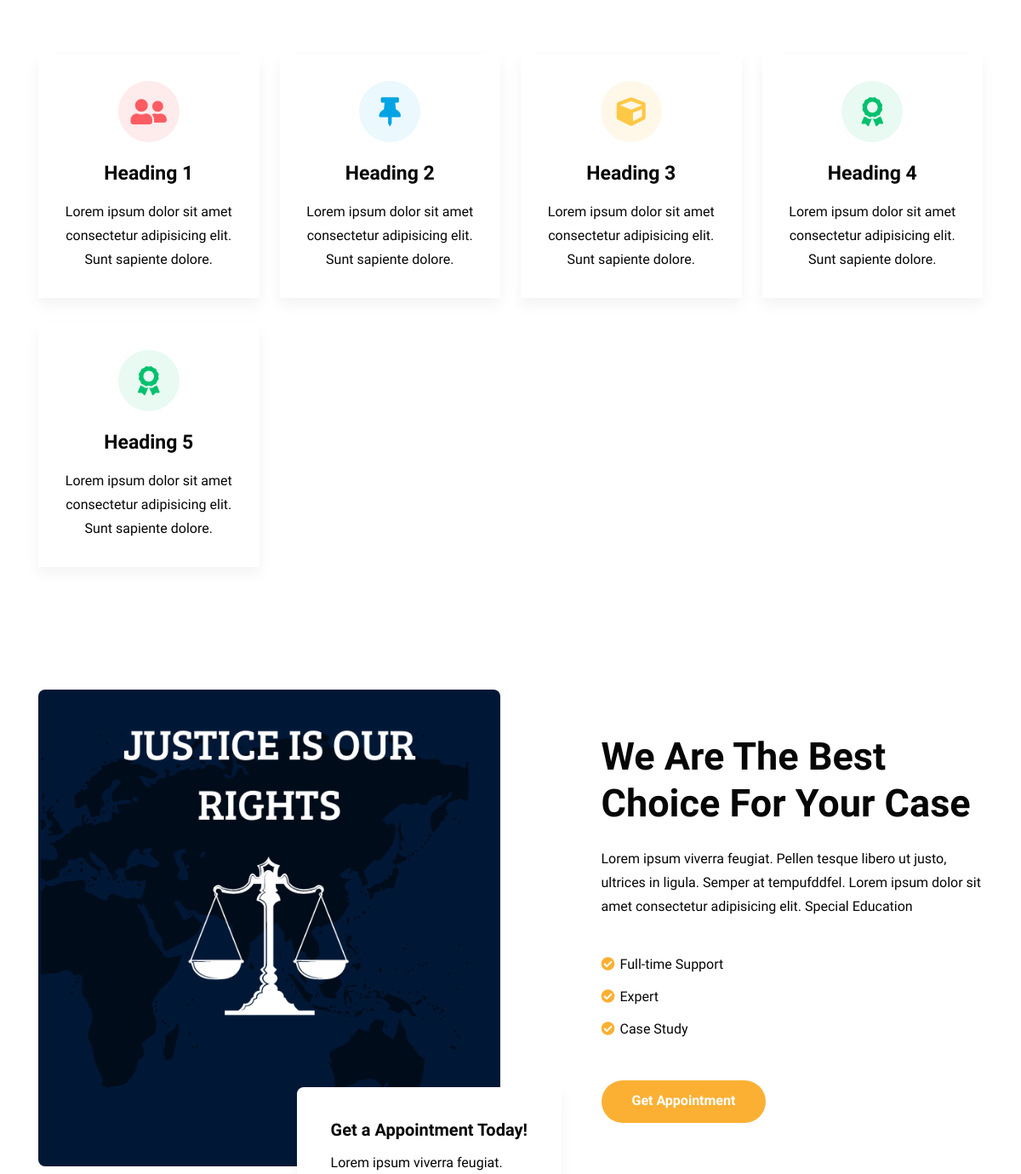
Before: / (middle part) with the older database file.
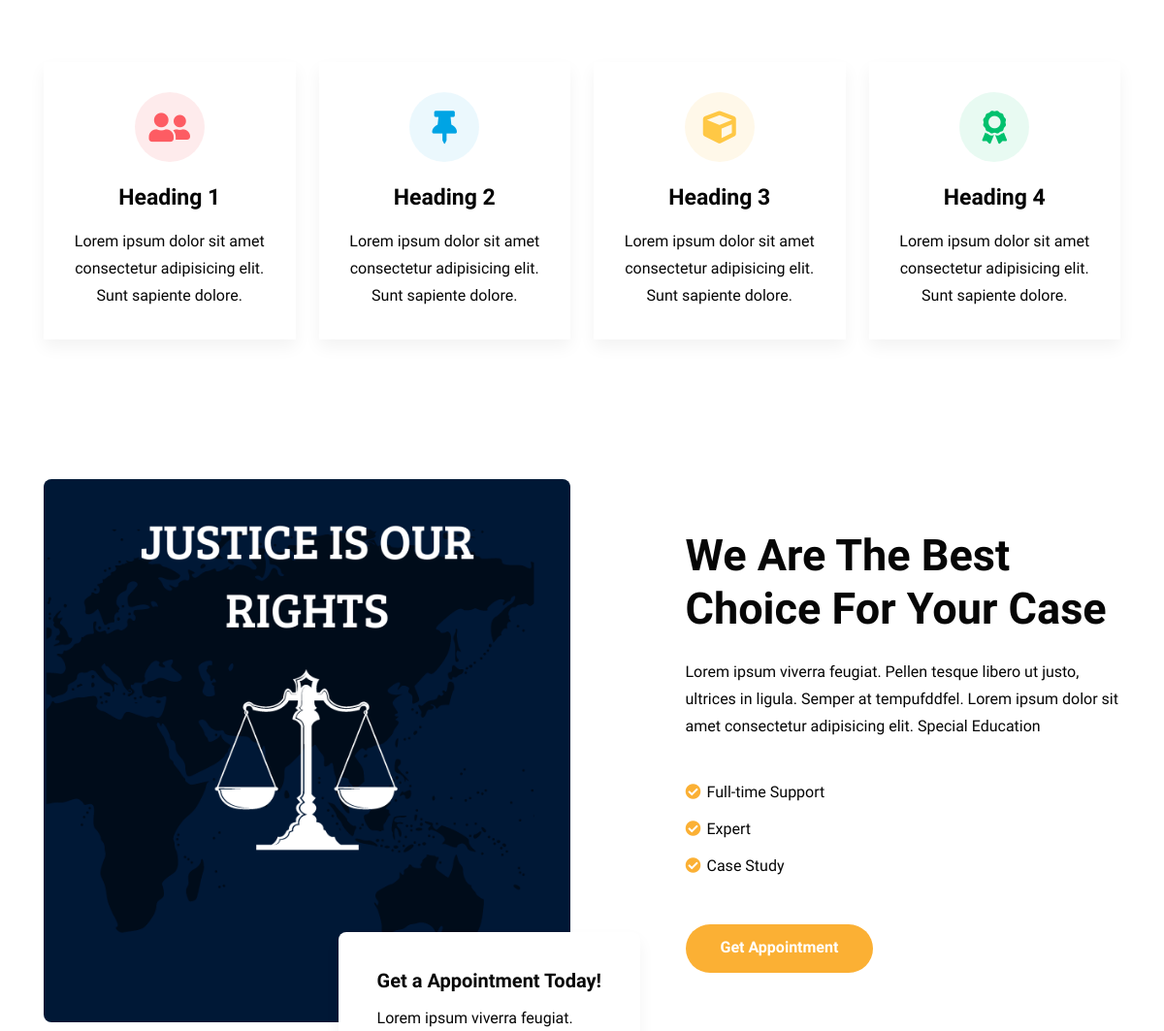
After: the same page with the newer database file.
### portfolio/models.py (models this page shows, shortened)
class Choose(models.Model):
    class Meta:
        verbose_name_plural = 'Choose Us'
        verbose_name = 'Choose Us'
    heading = models.CharField(max_length=50, blank=True, null=True, verbose_name='Write a Heading')
    description = models.CharField(max_length=200, blank=True, null=True, verbose_name='Write a Description')
    class_name = models.CharField(max_length=50, blank=True, null=True, default="icon-box-clr-1", verbose_name='Write a Class Name for Change Card Color')
    class_name_icon = models.CharField(max_length=50, blank=True, null=True, default="fas fa-user-friends", verbose_name='Write a Class Name for Change Icon')
    is_active = models.BooleanField(default=True)

class Appointment(models.Model):
    class Meta:
        verbose_name_plural = 'Appointments'
        verbose_name = 'Appointment'
    image = models.ImageField(blank=True, null=True, upload_to="appointment_images", verbose_name='Upload an Image for Appointment Section')
    heading_one = models.CharField(max_length=50, blank=True, null=True, default="Get a Appointment Today!", verbose_name='Write a Heading For First Card')
    description_one = models.CharField(max_length=200, blank=True, null=True, verbose_name='Write a Description For First Card')
    heading_two = models.CharField(max_length=50, blank=True, null=True, default="We Are The Best Choice For Your Case", verbose_name='Write a Heading For Second Card')
    description_two = models.CharField(max_length=200, blank=True, null=True, verbose_name='Write a Description For Second Card')
    number = models.IntegerField(default=0, verbose_name='Enter Number For Appointment')
    check_point_one = models.CharField(max_length=50, blank=True, null=True, verbose_name='Write a First Check Point')
    check_point_two = models.CharField(max_length=50, blank=True, null=True, verbose_name='Write a Second Check Point')
    check_point_three = models.CharField(max_length=50, blank=True, null=True, verbose_name='Write a Third Check Point')
    btn_text = models.CharField(max_length=15, blank=True, null=True, default="Get Appointment", verbose_name='Write a Button Text')
    is_active = models.BooleanField(default=True)
    @property
    def imageURL(self):
        try:
            url = self.image.url
        except:
            url = ''
        return url

### portfolio/views.py (the view)
# urls.py: path('', views.home, name='home'),
def home(request):
    profile = UserProfile.objects.filter(is_active=True)
    statistics = Statistic.objects.filter(is_active=True)
    choose = Choose.objects.filter(is_active=True)
    appointment = Appointment.objects.filter(is_active=True)
    testimonial = Testimonial.objects.filter(is_active=True)
    blog = Blog.objects.filter(is_active=True)
    context = {'profile': profile, 'statistics': statistics, 'choose': choose, 'appointment': appointment, 'testimonial': testimonial, 'blog': blog}
    return render(request, 'portfolio/home.html', context)

### portfolio/models.py (called while the page is built)
    @property
    def imageURL(self):
        try:
            url = self.image.url
        except:
            url = ''
        return url

    @property
    def imageURL(self):
        try:
            url = self.image.url
        except:
            url = ''
        return url

    @property
    def admin_imageURL(self):
        try:
            url = self.admin_image.url
        except:
            url = ''
        return url

### portfolio/templates/portfolio/home.html (shortened to what this page needs)
{% extends "portfolio/base.html" %}
{% load static %}
{% block content %}
<section class="services-w3l-block py-5" id="features">
    <div class="container py-md-5 py-4">
        <div class="row">
            {% for c in choose %}
            <div class="col-md-6 col-lg-3 d-flex align-items-stretch">
                <div class="icon-box {{ c.class_name }}">
                    <div class="icon"><i class="{{ c.class_name_icon }}"></i>
                    </div>
                    <h4 class="title"><a href="#about">{{ c.heading }}</a>
                    </h4>
                    <p>{{ c.description }}</p>
                </div>
            </div>
            {% endfor %}
        </div>
    </div>
</section>
<section class="w3l-servicesblock pt-lg-5 pt-4 pb-5 mb-lg-5" id="about">
    <div class="container pb-md-5 pb-4">
        <div class="row pb-xl-5 align-items-center">
            {% for a in appointment %}
            <div
                class="col-lg-6 position-relative home-block-3-left pb-lg-0 pb-5">
                <div class="position-relative">
                    <img src="{{ a.imageURL }}" alt=""
                        class="img-fluid radius-image">
                </div>
                <div class="imginfo__box">
                    <h6 class="imginfo__title">{{ a.heading_one }}</h6>
                    <p>{{ a.description_one }} </p>
                </div>
            </div>
            <div
                class="col-xl-5 col-lg-6 offset-xl-1 mt-lg-0 mt-5 pt-lg-0 pt-5">
                <h3 class="title-style">{{ a.heading_two }}</h3>
                <p class="mt-4">{{ a.description_two }}</p>
                <ul class="mt-4 list-style-lis pt-lg-1">
                    <li><i class="fas fa-check-circle"></i>{{ a.check_point_one }}</li>
                    <li><i class="fas fa-check-circle"></i>{{ a.check_point_two }}</li>
                    <li><i class="fas fa-check-circle"></i>{{ a.check_point_three }}</li>
                </ul>
                <a href="{% url 'schedule' %}" class="btn btn-style mt-5">{{ a.btn_text }}</a>
            </div>
            {% endfor %}
        </div>
    </div>
</section>
{% endblock %}

### portfolio/templates/portfolio/base.html (shortened to what this page needs)
{% load static %}
<!doctype html>
<html lang="en">
<head>
    <link rel="stylesheet" href="{% static 'css/style-starter.css' %}">
    <link rel="stylesheet" href="{% static 'css/style.css' %}">
</head>
<body>
    {% block content %}
    {% endblock %}
</body>
</html>

### static/css/style.css (style rules this page uses)
:root { --orange:#ffa500; }

Changed rows visible on the page:
removed Choose: heading "Heading 5", description "Lorem ipsum dolor sit amet consectetur adipisicing elit. Sunt sapiente dolore."
